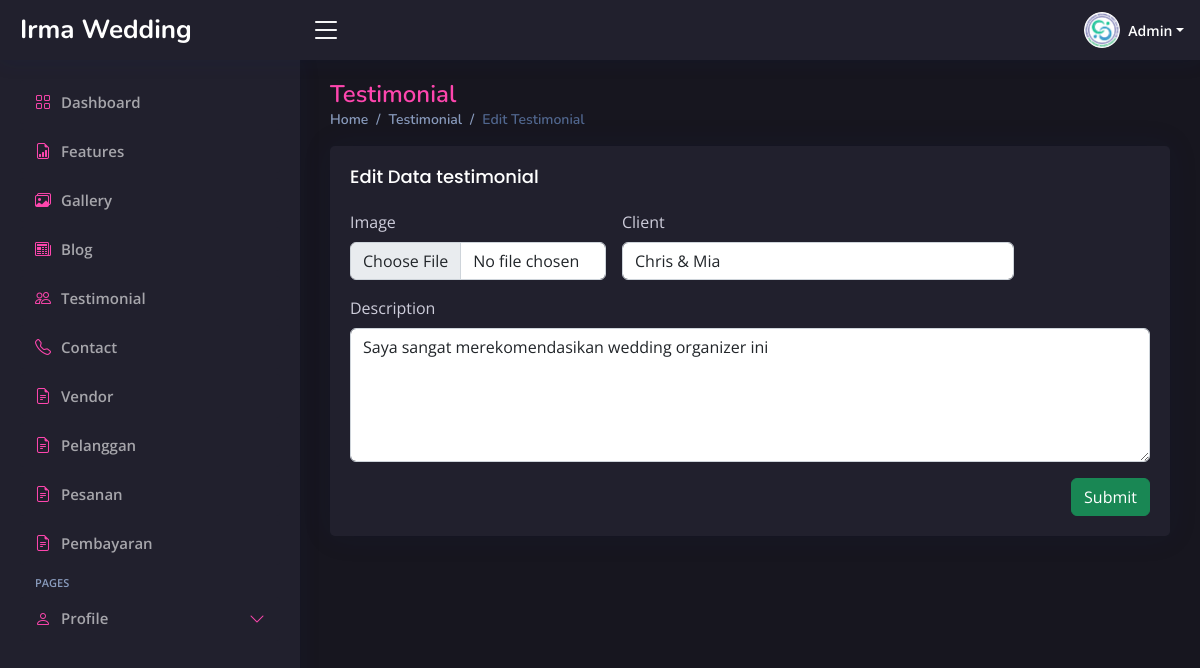
The page /admin/index.php?page=edit-testi&id=1 (signed in) on the database its author committed.
### tables this page shows
CREATE TABLE `testimonial` (
  `id` int(11) NOT NULL,
  `testi_text` text NOT NULL,
  `testi_client` varchar(255) NOT NULL,
  `testi_image` varchar(255) NOT NULL
);

### admin/page/edit-testimonial.php (the view, shortened to what this page needs)
<?php
if (isset($_GET['id'])) {
    $id = ($_GET["id"]);
    $query = "SELECT * FROM testimonial WHERE id='$id'";
    $result = mysqli_query($koneksi, $query);
    $data = mysqli_fetch_assoc($result);
} else {
    echo "<script>alert('Masukkan data id.');window.location='admin.php?page=blog';</script>";
}
?>
<div class="pagetitle">
    <h1>Testimonial</h1>
    <nav>
        <ol class="breadcrumb">
            <li class="breadcrumb-item"><a href="index.php?page=dashboard">Home</a></li>
            <li class="breadcrumb-item"><a href="index.php?page=testi">Testimonial</a></li>
            <li class="breadcrumb-item active">Edit Testimonial</li>
        </ol>
    </nav>
</div>
<section class="section dashboard">
    <div class="row">
        <div class="col-12">
            <div class="card testimonial-card">
                <div class="card-body">
                    <h5 class="card-title">Edit Data testimonial</h5>
                    <form class="row g-3" method="POST" action="../action.php?act=edit-testi" enctype="multipart/form-data">
                        <div class="col-md-4">
                            <label class="form-label">Image</label>
                            <input type="file" class="form-control" id="inputGroupFile02" name="testi_image">
                        </div>
                        <div class="col-md-6">
                            <label class="form-label">Client</label>
                            <input type="text" class="form-control" name="testi_client" required="required" autocomplete="off" value="<?php echo $data['testi_client']; ?>">
                        </div>
                        <div class="col-12">
                            <label class="form-label">Description</label>
                            <textarea class="form-control" name="testi_text" rows="5"><?php echo $data['testi_text']; ?></textarea>
                        </div>
                        <div class="text-end">
                            <button type="submit" class="btn btn-success">Submit</button>
                        </div>
                    </form>
                </div>
            </div>
        </div>
    </div>
</section>

### admin/assets/css/style.css (style rules this page uses)
:root { scroll-behavior: smooth; --main-color: rgba(254, 70, 174, 1); --main-color-hover: rgba(250, 89, 180, 1); --second-color: rgba(33, 32, 45, 1); --main-font-color: rgba(255, 255, 255, 1); --second-font-color: rgba(255, 255, 255, 0.6); }
section { visibility: hidden; opacity: 0; transition: visibility 0s, opacity 0.5s ease-in-out; }
body { font-family: "Open Sans", sans-serif; background: rgba(23, 22, 31, 1); color: var(--main-font-color); color: rgb(206, 205, 219); }
a { color: var(--main-color); text-decoration: none; }
h1, h2, h3, h4, h5, h6 { font-family: "Nunito", sans-serif; }
.pagetitle { margin-bottom: 10px; }
.pagetitle h1 { font-size: 24px; margin-bottom: 0; font-weight: 600; color: var(--main-color); }
.card { margin-bottom: 30px; border: none; border-radius: 5px; box-shadow: 0px 0 30px rgba(1, 41, 112, 0.1); background-color: var(--second-color); }
.card-title { padding: 20px 0 15px 0; font-size: 18px; font-weight: 500; color: var(--main-font-color); font-family: "Poppins", sans-serif; }
.card-body { padding: 0 20px 20px 20px; }
.breadcrumb { font-size: 14px; font-family: "Nunito", sans-serif; color: #899bbd; font-weight: 600; }
.breadcrumb a { color: #899bbd; transition: 0.3s; }
.breadcrumb .breadcrumb-item::before { color: #899bbd; }
.breadcrumb .active { color: #51678f; font-weight: 600; }

### rows shown on the page
testimonial: testi_client "Chris & Mia", testi_text "Saya sangat merekomendasikan wedding organizer ini"

### other values the page prints
$role "Admin"
$menu['text'] "Features"
$menu['text'] "Gallery"
$menu['text'] "Blog"
$menu['text'] "Testimonial"
$menu['text'] "Contact"
$menu['text'] "Vendor"
$menu['text'] "Pelanggan"
$menu['text'] "Pesanan"
$menu['text'] "Pembayaran"
